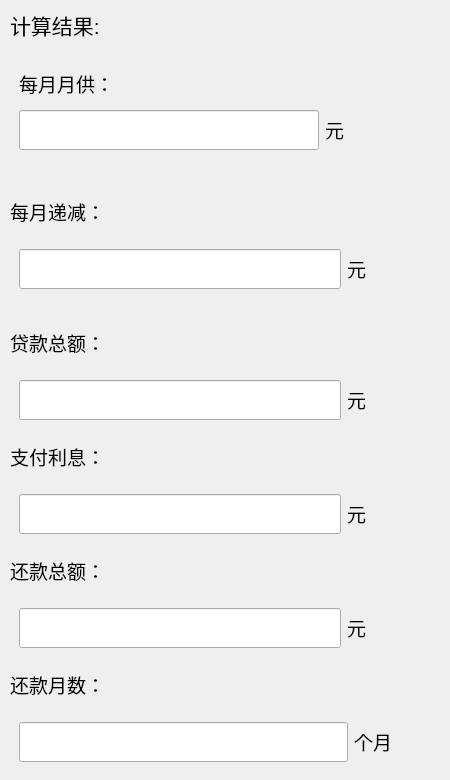
  <widget class="QWidget" name="widget_11" native="true">
   <property name="geometry">
    <rect>
     <x>572</x>
     <y>9</y>
     <width>450</width>
     <height>780</height>
    </rect>
   </property>
   <property name="minimumSize">
    <size>
     <width>450</width>
     <height>780</height>
    </size>
   </property>
   <property name="maximumSize">
    <size>
     <width>450</width>
     <height>780</height>
    </size>
   </property>
   <property name="focusPolicy">
    <enum>Qt::NoFocus</enum>
   </property>
   <widget class="QLabel" name="label_4">
    <property name="geometry">
     <rect>
      <x>10</x>
      <y>9</y>
      <width>441</width>
      <height>31</height>
     </rect>
    </property>
    <property name="text">
     <string>&lt;html&gt;&lt;head/&gt;&lt;body&gt;&lt;p&gt;&lt;span style=&quot; font-size:16pt;&quot;&gt;计算结果:&lt;/span&gt;&lt;/p&gt;&lt;/body&gt;&lt;/html&gt;</string>
    </property>
   </widget>
   <widget class="QWidget" name="widget_13" native="true">
    <property name="geometry">
     <rect>
      <x>10</x>
      <y>60</y>
      <width>381</width>
      <height>93</height>
     </rect>
    </property>
    <widget class="QLabel" name="label_9">
     <property name="geometry">
      <rect>
       <x>9</x>
       <y>9</y>
       <width>101</width>
       <height>26</height>
      </rect>
     </property>
     <property name="text">
      <string>&lt;html&gt;&lt;head/&gt;&lt;body&gt;&lt;p&gt;&lt;span style=&quot; font-size:14pt;&quot;&gt;每月月供：&lt;/span&gt;&lt;/p&gt;&lt;/body&gt;&lt;/html&gt;</string>
     </property>
    </widget>
    <widget class="QWidget" name="widget_12" native="true">
     <property name="geometry">
      <rect>
       <x>9</x>
       <y>41</y>
       <width>347</width>
       <height>58</height>
      </rect>
     </property>
     <layout class="QHBoxLayout" name="horizontalLayout_8">
      <item>
       <widget class="QLineEdit" name="out_1">
        <property name="minimumSize">
         <size>
          <width>300</width>
          <height>40</height>
         </size>
        </property>
        <property name="maximumSize">
         <size>
          <width>300</width>
          <height>40</height>
         </size>
        </property>
       </widget>
      </item>
      <item>
       <widget class="QLabel" name="label_10">
        <property name="text">
         <string>&lt;html&gt;&lt;head/&gt;&lt;body&gt;&lt;p&gt;&lt;span style=&quot; font-size:14pt;&quot;&gt;元&lt;/span&gt;&lt;/p&gt;&lt;/body&gt;&lt;/html&gt;</string>
        </property>
       </widget>
      </item>
     </layout>
    </widget>
   </widget>
   <widget class="QWidget" name="widget_15" native="true">
    <property name="geometry">
     <rect>
      <x>10</x>
      <y>321</y>
      <width>365</width>
      <height>108</height>
     </rect>
    </property>
    <layout class="QVBoxLayout" name="verticalLayout_3">
     <item>
      <widget class="QLabel" name="label_11">
       <property name="text">
        <string>&lt;html&gt;&lt;head/&gt;&lt;body&gt;&lt;p&gt;&lt;span style=&quot; font-size:14pt;&quot;&gt;贷款总额：&lt;/span&gt;&lt;/p&gt;&lt;/body&gt;&lt;/html&gt;</string>
       </property>
      </widget>
     </item>
     <item>
      <widget class="QWidget" name="widget_14" native="true">
       <layout class="QHBoxLayout" name="horizontalLayout_11">
        <item>
         <widget class="QLineEdit" name="out_2">
          <property name="minimumSize">
           <size>
            <width>300</width>
            <height>40</height>
           </size>
          </property>
         </widget>
        </item>
        <item>
         <widget class="QLabel" name="label_16">
          <property name="text">
           <string>&lt;html&gt;&lt;head/&gt;&lt;body&gt;&lt;p&gt;&lt;span style=&quot; font-size:14pt;&quot;&gt;元&lt;/span&gt;&lt;/p&gt;&lt;/body&gt;&lt;/html&gt;</string>
          </property>
         </widget>
        </item>
       </layout>
      </widget>
     </item>
    </layout>
   </widget>
   <widget class="QWidget" name="widget_17" native="true">
    <property name="geometry">
     <rect>
      <x>10</x>
      <y>435</y>
      <width>365</width>
      <height>108</height>
     </rect>
    </property>
    <layout class="QVBoxLayout" name="verticalLayout_4">
     <item>
      <widget class="QLabel" name="label_17">
       <property name="text">
        <string>&lt;html&gt;&lt;head/&gt;&lt;body&gt;&lt;p&gt;&lt;span style=&quot; font-size:14pt;&quot;&gt;支付利息：&lt;/span&gt;&lt;/p&gt;&lt;/body&gt;&lt;/html&gt;</string>
       </property>
      </widget>
     </item>
     <item>
      <widget class="QWidget" name="widget_16" native="true">
       <layout class="QHBoxLayout" name="horizontalLayout_12">
        <item>
         <widget class="QLineEdit" name="out_3">
          <property name="minimumSize">
           <size>
            <width>300</width>
            <height>40</height>
           </size>
          </property>
         </widget>
        </item>
        <item>
         <widget class="QLabel" name="label_18">
          <property name="text">
           <string>&lt;html&gt;&lt;head/&gt;&lt;body&gt;&lt;p&gt;&lt;span style=&quot; font-size:14pt;&quot;&gt;元&lt;/span&gt;&lt;/p&gt;&lt;/body&gt;&lt;/html&gt;</string>
          </property>
         </widget>
        </item>
       </layout>
      </widget>
     </item>
    </layout>
   </widget>
   <widget class="QWidget" name="widget_19" native="true">
    <property name="geometry">
     <rect>
      <x>10</x>
      <y>549</y>
      <width>365</width>
      <height>108</height>
     </rect>
    </property>
    <layout class="QVBoxLayout" name="verticalLayout_5">
     <item>
      <widget class="QLabel" name="label_19">
       <property name="text">
        <string>&lt;html&gt;&lt;head/&gt;&lt;body&gt;&lt;p&gt;&lt;span style=&quot; font-size:14pt;&quot;&gt;还款总额：&lt;/span&gt;&lt;/p&gt;&lt;/body&gt;&lt;/html&gt;</string>
       </property>
      </widget>
     </item>
     <item>
      <widget class="QWidget" name="widget_18" native="true">
       <layout class="QHBoxLayout" name="horizontalLayout_13">
        <item>
         <widget class="QLineEdit" name="out_4">
          <property name="minimumSize">
           <size>
            <width>300</width>
            <height>40</height>
           </size>
          </property>
         </widget>
        </item>
        <item>
         <widget class="QLabel" name="label_20">
          <property name="text">
           <string>&lt;html&gt;&lt;head/&gt;&lt;body&gt;&lt;p&gt;&lt;span style=&quot; font-size:14pt;&quot;&gt;元&lt;/span&gt;&lt;/p&gt;&lt;/body&gt;&lt;/html&gt;</string>
          </property>
         </widget>
        </item>
       </layout>
      </widget>
     </item>
    </layout>
   </widget>
   <widget class="QWidget" name="widget_21" native="true">
    <property name="geometry">
     <rect>
      <x>10</x>
      <y>663</y>
      <width>391</width>
      <height>108</height>
     </rect>
    </property>
    <layout class="QVBoxLayout" name="verticalLayout_6">
     <item>
      <widget class="QLabel" name="label_21">
       <property name="text">
        <string>&lt;html&gt;&lt;head/&gt;&lt;body&gt;&lt;p&gt;&lt;span style=&quot; font-size:14pt;&quot;&gt;还款月数：&lt;/span&gt;&lt;/p&gt;&lt;/body&gt;&lt;/html&gt;</string>
       </property>
      </widget>
     </item>
     <item>
      <widget class="QWidget" name="widget_20" native="true">
       <layout class="QHBoxLayout" name="horizontalLayout_14">
        <item>
         <widget class="QLineEdit" name="out_5">
          <property name="minimumSize">
           <size>
            <width>300</width>
            <height>40</height>
           </size>
          </property>
         </widget>
        </item>
        <item>
         <widget class="QLabel" name="label_22">
          <property name="text">
           <string>&lt;html&gt;&lt;head/&gt;&lt;body&gt;&lt;p&gt;&lt;span style=&quot; font-size:14pt;&quot;&gt;个月&lt;/span&gt;&lt;/p&gt;&lt;/body&gt;&lt;/html&gt;</string>
          </property>
         </widget>
        </item>
       </layout>
      </widget>
     </item>
    </layout>
   </widget>
   <widget class="QWidget" name="widget_23" native="true">
    <property name="geometry">
     <rect>
      <x>10</x>
      <y>190</y>
      <width>365</width>
      <height>108</height>
     </rect>
    </property>
    <layout class="QVBoxLayout" name="verticalLayout_2">
     <item>
      <widget class="QLabel" name="label_23">
       <property name="text">
        <string>&lt;html&gt;&lt;head/&gt;&lt;body&gt;&lt;p&gt;&lt;span style=&quot; font-size:14pt;&quot;&gt;每月递减：&lt;/span&gt;&lt;/p&gt;&lt;/body&gt;&lt;/html&gt;</string>
       </property>
      </widget>
     </item>
     <item>
      <widget class="QWidget" name="widget_22" native="true">
       <layout class="QHBoxLayout" name="horizontalLayout_15">
        <item>
         <widget class="QLineEdit" name="out_6">
          <property name="minimumSize">
           <size>
            <width>300</width>
            <height>40</height>
           </size>
          </property>
         </widget>
        </item>
        <item>
         <widget class="QLabel" name="label_24">
          <property name="text">
           <string>&lt;html&gt;&lt;head/&gt;&lt;body&gt;&lt;p&gt;&lt;span style=&quot; font-size:14pt;&quot;&gt;元&lt;/span&gt;&lt;/p&gt;&lt;/body&gt;&lt;/html&gt;</string>
          </property>
         </widget>
        </item>
       </layout>
      </widget>
     </item>
    </layout>
   </widget>
  </widget>
